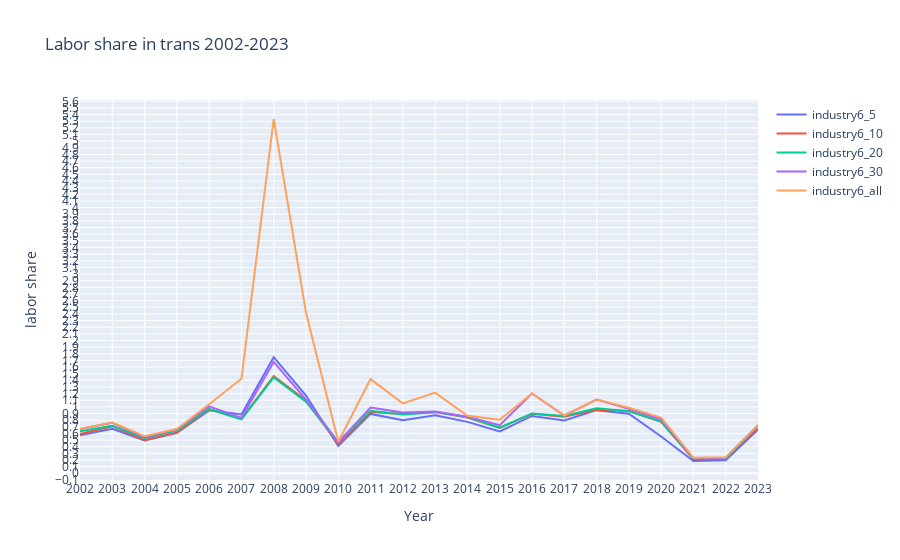

Notebook source saved alongside this figure:
### Code cell
## tranportation labor share by rank

fig = go.Figure()

for i in [5, 10, 20, 30, 'all']:

    fig.add_trace(go.Scatter(x = ls_df['year'], y = ls_df[f'industry6_{i}'],
                    mode='lines',
                    name=f'industry6_{i}'))
    
fig.update_layout(
    title = 'Labor share in trans 2002-2023', 
    xaxis_title = "Year",
    yaxis_title = "labor share",
    xaxis = dict(
        tickmode = 'linear',
        tick0 = 2002,
        dtick = 1
    ),

    yaxis = dict(
        tickmode = 'linear',
        tick0 = 0,
        dtick = 0.1
    )
)

fig.show()

### Figure 1 — Plotly figure (JSON) as saved in the notebook; plotly's stock layout.template omitted (floating-point values rounded to 4 significant figures)
{"data": [{"mode": "lines", "name": "industry6_5", "type": "scatter", "x": [2002, 2003, 2004, 2005, 2006, 2007, 2008, 2009, 2010, 2011, 2012, 2013, 2014, 2015, 2016, 2017, 2018, 2019, 2020, 2021, 2022, 2023], "y": [0.5737, 0.6699, 0.4947, 0.6088, 0.9471, 0.8848, 1.748, 1.17, 0.4106, 0.8939, 0.7991, 0.872, 0.7738, 0.6305, 0.8634, 0.7963, 0.9504, 0.8967, 0.5541, 0.1848, 0.1957, 0.6556]}, {"mode": "lines", "name": "industry6_10", "type": "scatter", "x": [2002, 2003, 2004, 2005, 2006, 2007, 2008, 2009, 2010, 2011, 2012, 2013, 2014, 2015, 2016, 2017, 2018, 2019, 2020, 2021, 2022, 2023], "y": [0.5901, 0.7094, 0.4987, 0.611, 0.9621, 0.8165, 1.463, 1.095, 0.441, 0.9242, 0.891, 0.9219, 0.8409, 0.681, 0.8955, 0.8509, 0.9548, 0.938, 0.7743, 0.2123, 0.2157, 0.6826]}, {"mode": "lines", "name": "industry6_20", "type": "scatter", "x": [2002, 2003, 2004, 2005, 2006, 2007, 2008, 2009, 2010, 2011, 2012, 2013, 2014, 2015, 2016, 2017, 2018, 2019, 2020, 2021, 2022, 2023], "y": [0.632, 0.7165, 0.5289, 0.6432, 0.9685, 0.8133, 1.443, 1.078, 0.4609, 0.9422, 0.8848, 0.9207, 0.8461, 0.6883, 0.901, 0.862, 0.9797, 0.9351, 0.777, 0.2218, 0.2261, 0.7201]}, {"mode": "lines", "name": "industry6_30", "type": "scatter", "x": [2002, 2003, 2004, 2005, 2006, 2007, 2008, 2009, 2010, 2011, 2012, 2013, 2014, 2015, 2016, 2017, 2018, 2019, 2020, 2021, 2022, 2023], "y": [0.6661, 0.761, 0.5383, 0.6628, 1.008, 0.8347, 1.677, 1.111, 0.4677, 0.9902, 0.9168, 0.9308, 0.8527, 0.725, 1.202, 0.8701, 1.109, 0.9715, 0.8107, 0.2292, 0.2318, 0.7241]}, {"mode": "lines", "name": "industry6_all", "type": "scatter", "x": [2002, 2003, 2004, 2005, 2006, 2007, 2008, 2009, 2010, 2011, 2012, 2013, 2014, 2015, 2016, 2017, 2018, 2019, 2020, 2021, 2022, 2023], "y": [0.6713, 0.7648, 0.5576, 0.666, 1.04, 1.423, 5.334, 2.417, 0.4738, 1.418, 1.051, 1.215, 0.8668, 0.8071, 1.202, 0.8701, 1.109, 0.9867, 0.838, 0.2329, 0.2402, 0.7244]}], "layout": {"title": {"text": "Labor share in trans 2002-2023"}, "xaxis": {"dtick": 1, "tick0": 2002, "tickmode": "linear", "title": {"text": "Year"}}, "yaxis": {"dtick": 0.1, "tick0": 0, "tickmode": "linear", "title": {"text": "labor share"}}}}
